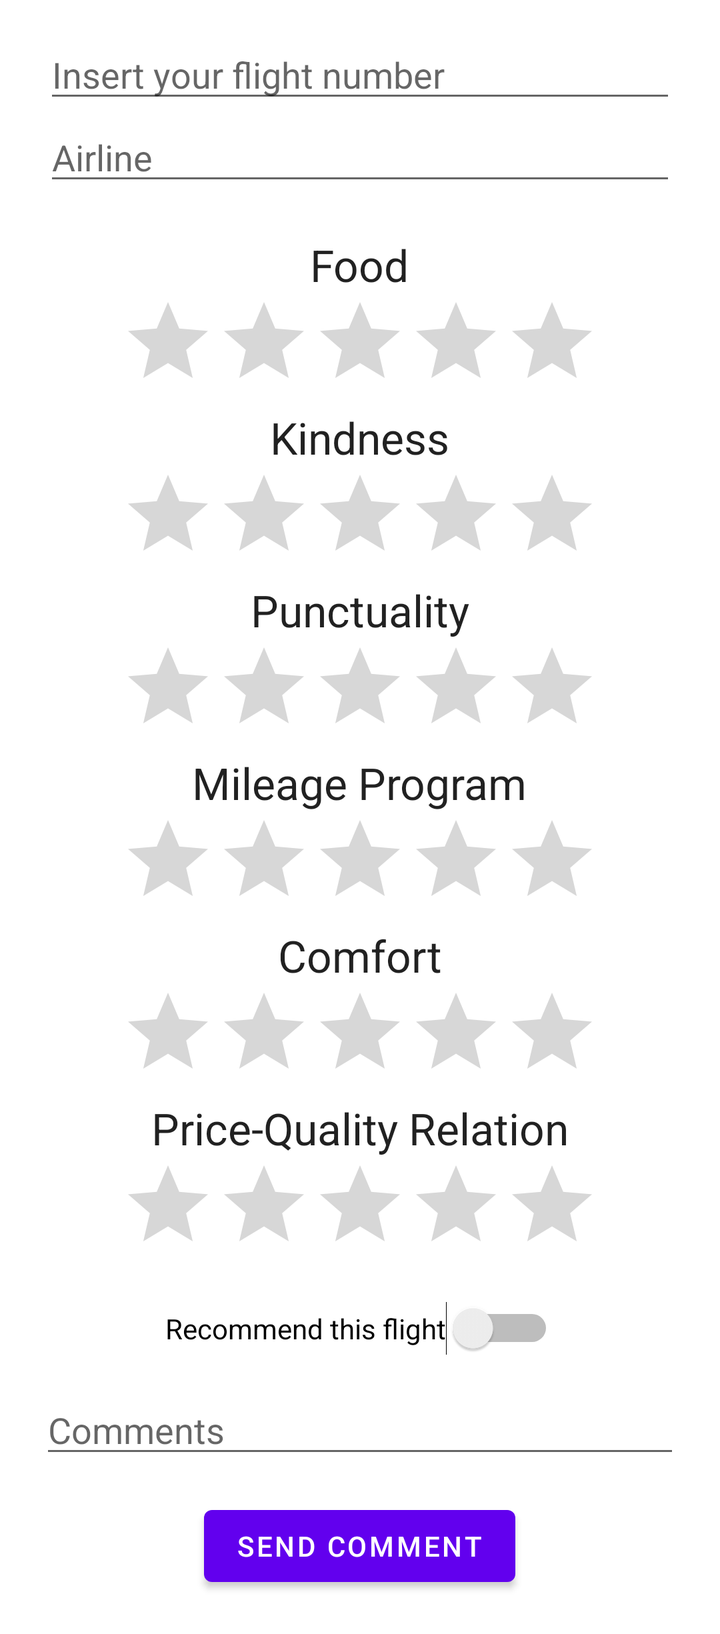
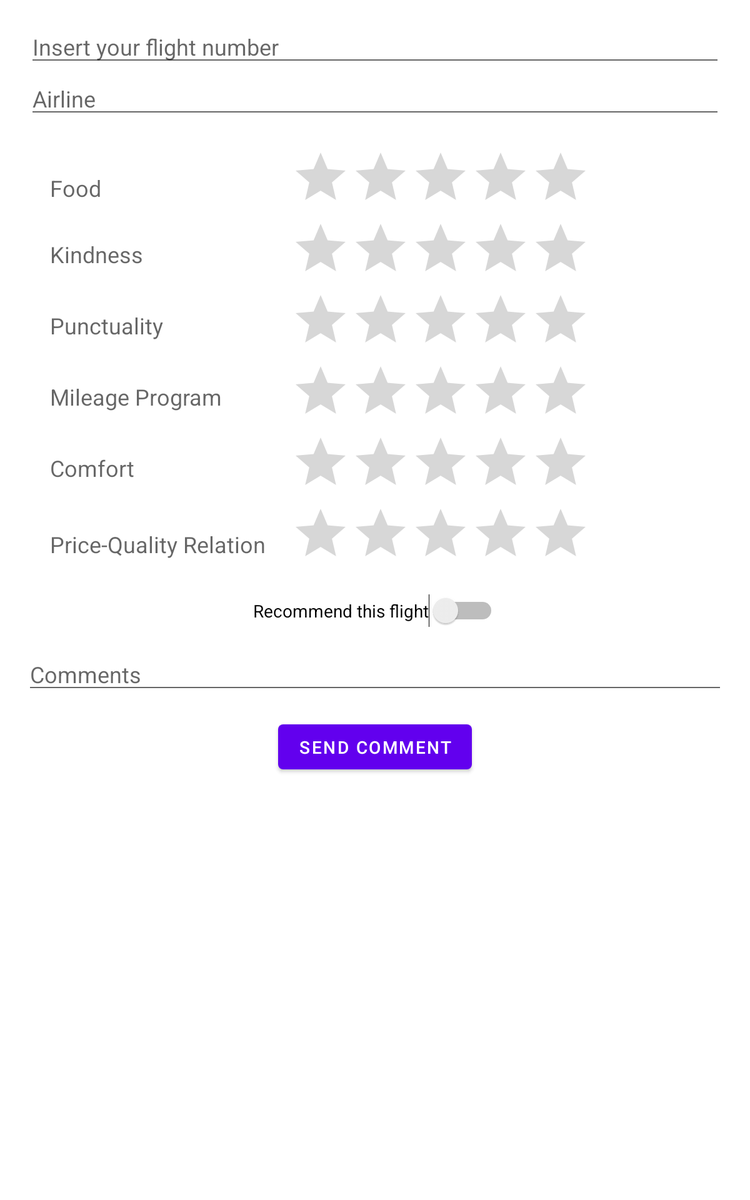

Two renders of one Android screen. The first uses the default layout on a phone; the second uses the alternative layout the repository ships for a different screen configuration, on a matching device. The two XML files are below.
<!-- AndroidManifest.xml: application theme AppTheme -->
<!-- res/layout/comments.xml -->
<?xml version="1.0" encoding="utf-8"?>
<ScrollView xmlns:android="http://schemas.android.com/apk/res/android"
    android:layout_width="match_parent"
    android:layout_height="match_parent" >

	<LinearLayout
	    xmlns:android="http://schemas.android.com/apk/res/android"
	    android:layout_width="match_parent"
	    android:layout_height="wrap_content"
	    android:layout_gravity="top"
	    android:orientation="vertical" >
	
	    <EditText
	        android:id="@+id/flightNumber"
	        android:layout_width="match_parent"
	        android:layout_height="wrap_content"
	        android:layout_marginLeft="22dp"
	        android:layout_marginRight="22dp"
	        android:layout_marginTop="15dp"
	        android:ems="10"
	        android:hint="@string/flight_number_hint"
	        android:inputType="number" />

	    <AutoCompleteTextView
	        android:id="@+id/airline_auto_complete"
	        android:layout_width="fill_parent"
	        android:layout_height="wrap_content"
	        android:layout_marginLeft="22dp"
	        android:layout_marginRight="22dp"
	        android:ems="10"
	        android:hint="@string/airline_hint_small" />
	
	
	    <TextView
	        android:id="@+id/text_food"
	        android:layout_width="wrap_content"
	        android:layout_height="wrap_content"
	        android:layout_gravity="center"
	        android:layout_marginTop="20dp"
	        android:text="@string/food_rating"
	        android:textAppearance="?android:attr/textAppearanceLarge" />
	
	
	
	    <RatingBar
	        android:id="@+id/food"
	        android:layout_width="wrap_content"
	        android:layout_height="wrap_content"
	        android:layout_gravity="center"
	        android:numStars="5" />
	
	    <TextView
	        android:id="@+id/text_kindness"
	        android:layout_width="wrap_content"
	        android:layout_height="wrap_content"
	        android:layout_gravity="center"
	        android:text="@string/kindness_rating"
	        android:textAppearance="?android:attr/textAppearanceLarge" />
	
	
	    <RatingBar
	        android:id="@+id/kindness"
	        android:layout_width="wrap_content"
	        android:layout_height="wrap_content"
	        android:layout_gravity="center"
	        android:numStars="5" />


	    <TextView
	        android:id="@+id/text_punctuality"
	        android:layout_width="wrap_content"
	        android:layout_height="wrap_content"
	        android:layout_gravity="center"
	        android:text="@string/punctuality_rating"
	        android:textAppearance="?android:attr/textAppearanceLarge" />
	
	    <RatingBar
	        android:id="@+id/punctuality"
	        android:layout_width="wrap_content"
	        android:layout_height="wrap_content"
	        android:layout_gravity="center"
	        android:numStars="5" />
	
	    <TextView
	        android:id="@+id/text_mileage"
	        android:layout_width="wrap_content"
	        android:layout_height="wrap_content"
	        android:layout_gravity="center"
	        android:text="@string/mileage_program_rating"
	        android:textAppearance="?android:attr/textAppearanceLarge" />
	
	    <RatingBar
	        android:id="@+id/mileage_program"
	        android:layout_width="wrap_content"
	        android:layout_height="wrap_content"
	        android:layout_gravity="center"
	        android:numStars="5" />
	
	    <TextView
	        android:id="@+id/text_comfort"
	        android:layout_width="wrap_content"
	        android:layout_height="wrap_content"
	        android:layout_gravity="center"
	        android:text="@string/comfort_rating"
	        android:textAppearance="?android:attr/textAppearanceLarge" />
	
	    <RatingBar
	        android:id="@+id/comfort"
	        android:layout_width="wrap_content"
	        android:layout_height="wrap_content"
	        android:layout_gravity="center"
	        android:numStars="5" />



	    <TextView
	        android:id="@+id/text_price_quality"
	        android:layout_width="wrap_content"
	        android:layout_height="wrap_content"
	        android:layout_gravity="center"
	        android:text="@string/price_quality_rating"
	        android:textAppearance="?android:attr/textAppearanceLarge" />



	    <RatingBar
	        android:id="@+id/price_quality"
	        android:layout_width="wrap_content"
	        android:layout_height="wrap_content"
	        android:layout_gravity="center"
	        android:numStars="5" />


	    <Switch
	        android:id="@+id/yes_no_recommend"
	        android:layout_width="wrap_content"
	        android:layout_height="wrap_content"
	        android:layout_gravity="center"
	        android:text="@string/recommend_text"
	        android:layout_marginTop="15dp"
	        android:textOn="@string/yes"
	        android:textOff="@string/no"
	        android:layout_marginBottom="15dp" />

	    <EditText
	        android:id="@+id/comments_text"
	        android:layout_width="match_parent"
	        android:layout_height="wrap_content"
	        android:ems="10"
	        android:layout_marginLeft="20dp"
	        android:layout_marginRight="20dp"
	        android:hint="@string/comments"
	        android:inputType="textMultiLine" >
	    </EditText>




	    <Button
	        android:id="@+id/send_comment_button"
	        android:layout_width="wrap_content"
	        android:layout_height="wrap_content"
	        android:layout_gravity="center"
	        android:layout_marginTop="15dp"
	        android:layout_marginBottom="20dp"
	        android:text="@string/rating_button"
	        android:onClick="sendComment" />
	
	</LinearLayout>
</ScrollView>
<!-- resources referenced by this layout -->
<resources>
  <string name="airline_hint_small">Airline</string>
  <string name="comfort_rating">Comfort</string>
  <string name="comments">Comments</string>
  <string name="flight_number_hint">Insert your flight number</string>
  <string name="food_rating">Food</string>
  <string name="kindness_rating">Kindness</string>
  <string name="mileage_program_rating">Mileage Program</string>
  <string name="no">No</string>
  <string name="price_quality_rating">Price-Quality Relation</string>
  <string name="punctuality_rating">Punctuality</string>
  <string name="rating_button">Send Comment</string>
  <string name="recommend_text">Recommend this flight</string>
  <string name="yes">Yes</string>
</resources>
<!-- res/layout-large/comments.xml (the repository's variant of the layout above) -->
<!-- drawn on a 7-inch tablet held upright -->
<?xml version="1.0" encoding="utf-8"?>

<ScrollView xmlns:android="http://schemas.android.com/apk/res/android"
    android:layout_width="match_parent"
    android:layout_height="match_parent">

	<LinearLayout
	    xmlns:android="http://schemas.android.com/apk/res/android"
	    android:layout_width="match_parent"
	    android:layout_height="wrap_content"
	    android:layout_gravity="top"
	    android:orientation="vertical" >

	    <EditText
	        android:id="@+id/flightNumber"
	        android:layout_width="match_parent"
	        android:layout_height="wrap_content"
	        android:layout_marginLeft="22dp"
	        android:layout_marginRight="22dp"
	        android:layout_marginTop="15dp"
	        android:ems="10"
	        android:hint="@string/flight_number_hint"
	        android:inputType="number" />

	    <AutoCompleteTextView
	        android:id="@+id/airline_auto_complete"
	        android:layout_width="fill_parent"
	        android:layout_height="wrap_content"
	        android:layout_marginLeft="22dp"
	        android:layout_marginRight="22dp"
	        android:ems="10"
	        android:hint="@string/airline_hint_small" />

	    <TableLayout
	        android:layout_width="match_parent"
	        android:layout_height="wrap_content"
	        android:layout_marginLeft="20dp"
	        android:layout_marginTop="20dp"
	        android:paddingLeft="@dimen/table_padding" >

	        <TableRow
	            android:id="@+id/tableRow1"
	            android:layout_width="wrap_content"
	            android:layout_height="wrap_content" >

	            <TextView
	                android:id="@+id/text_food"
	                android:layout_width="wrap_content"
	                android:layout_height="wrap_content"
	                android:layout_gravity="top"
	                android:layout_marginTop="20dp"
	                android:text="@string/food_rating"
	                android:textAppearance="?android:attr/textAppearanceMedium" />

	            <RatingBar
	                android:id="@+id/food"
	                android:layout_width="wrap_content"
	                android:layout_height="wrap_content"
	                android:layout_marginLeft="@dimen/table_padding"
	                android:numStars="5" />

	        </TableRow>

	        <TableRow
	            android:id="@+id/tableRow2"
	            android:layout_width="wrap_content"
	            android:layout_height="wrap_content" >

	            <TextView
	                android:id="@+id/text_kindness"
	                android:layout_width="wrap_content"
	                android:layout_height="wrap_content"
	                android:layout_gravity="center_vertical"
	                android:text="@string/kindness_rating"
	                android:textAppearance="?android:attr/textAppearanceMedium" />

	            <RatingBar
	                android:id="@+id/kindness"
	                android:layout_width="wrap_content"
	                android:layout_height="wrap_content"
	                android:layout_marginLeft="@dimen/table_padding"
	                android:numStars="5" />

	        </TableRow>

	        <TableRow
	            android:id="@+id/tableRow3"
	            android:layout_width="wrap_content"
	            android:layout_height="wrap_content" >

	            <TextView
	                android:id="@+id/text_punctuality"
	                android:layout_width="wrap_content"
	                android:layout_height="wrap_content"
	                android:layout_gravity="center_vertical"
	                android:text="@string/punctuality_rating"
	                android:textAppearance="?android:attr/textAppearanceMedium" />

	            <RatingBar
	                android:id="@+id/punctuality"
	                android:layout_width="wrap_content"
	                android:layout_height="wrap_content"
	                android:layout_marginLeft="@dimen/table_padding"
	                android:numStars="5" />

	        </TableRow>

	        <TableRow
	            android:id="@+id/tableRow4"
	            android:layout_width="wrap_content"
	            android:layout_height="wrap_content" >

	            <TextView
	                android:id="@+id/text_mileage"
	                android:layout_width="wrap_content"
	                android:layout_height="wrap_content"
	                android:layout_gravity="center_vertical"
	                android:text="@string/mileage_program_rating"
	                android:textAppearance="?android:attr/textAppearanceMedium" />

	            <RatingBar
	                android:id="@+id/mileage_program"
	                android:layout_width="wrap_content"
	                android:layout_height="wrap_content"
	                android:layout_marginLeft="@dimen/table_padding"
	                android:numStars="5" />

	        </TableRow>

	        <TableRow
	            android:id="@+id/tableRow5"
	            android:layout_width="match_parent"
	            android:layout_height="wrap_content" >

	            <TextView
	                android:id="@+id/text_comfort"
	                android:layout_width="wrap_content"
	                android:layout_height="wrap_content"
	                android:layout_gravity="center_vertical"
	                android:text="@string/comfort_rating"
	                android:textAppearance="?android:attr/textAppearanceMedium" />

	            <RatingBar
	                android:id="@+id/comfort"
	                android:layout_width="wrap_content"
	                android:layout_height="wrap_content"
	                android:layout_marginLeft="@dimen/table_padding"
	                android:numStars="5" />

	        </TableRow>

	        <TableRow
	            android:id="@+id/tableRow6"
	            android:layout_width="match_parent"
	            android:layout_height="wrap_content" >

	            <TextView
	                android:id="@+id/text_price_quality"
	                android:layout_width="wrap_content"
	                android:layout_height="wrap_content"
	                android:layout_gravity="top"
	                android:paddingTop="@dimen/table_padding"
	                android:text="@string/price_quality_rating"
	                android:textAppearance="?android:attr/textAppearanceMedium" />

	            <RatingBar
	                android:id="@+id/price_quality"
	                android:layout_width="wrap_content"
	                android:layout_height="wrap_content"
	                android:layout_marginLeft="@dimen/table_padding"
	                android:numStars="5" />

	        </TableRow>
	    </TableLayout>

	    <Switch
	        android:id="@+id/yes_no_recommend"
	        android:layout_width="wrap_content"
	        android:layout_height="wrap_content"
	        android:layout_gravity="center"
	        android:layout_marginBottom="15dp"
	        android:layout_marginTop="15dp"
	        android:text="@string/recommend_text"
	        android:textOff="@string/no"
	        android:textOn="@string/yes" />
	    
	    <EditText
	        android:id="@+id/comments_text"
	        android:layout_width="match_parent"
	        android:layout_height="wrap_content"
	        android:ems="10"
	        android:layout_marginLeft="20dp"
	        android:layout_marginRight="20dp"
	        android:hint="@string/comments"
	        android:inputType="textMultiLine" >
	    </EditText>

	    <Button
	        android:id="@+id/send_comment_button"
	        android:layout_width="wrap_content"
	        android:layout_height="wrap_content"
	        android:layout_gravity="center"
	        android:layout_marginTop="15dp"
	        android:onClick="sendComment"
	        android:text="@string/rating_button" />
	</LinearLayout>

</ScrollView>
<!-- resources referenced by the variant -->
<!-- as a 7-inch tablet held upright resolves them -->
<resources>
  <dimen name="table_padding">20dp</dimen>
  <string name="airline_hint_small">Airline</string>
  <string name="comfort_rating">Comfort</string>
  <string name="comments">Comments</string>
  <string name="flight_number_hint">Insert your flight number</string>
  <string name="food_rating">Food</string>
  <string name="kindness_rating">Kindness</string>
  <string name="mileage_program_rating">Mileage Program</string>
  <string name="no">No</string>
  <string name="price_quality_rating">Price-Quality Relation</string>
  <string name="punctuality_rating">Punctuality</string>
  <string name="rating_button">Send Comment</string>
  <string name="recommend_text">Recommend this flight</string>
  <string name="yes">Yes</string>
</resources>
